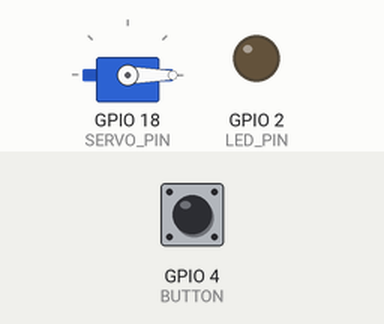
Bench run of a sketch on a simulated ESP32. Parts: servo, output pins drawn as LEDs (lit = HIGH). Inputs (shaded band) come from the test bench; at power-on: GPIO 4 (BUTTON) HIGH. WiFi joins after 1.5 s; servers stay silent unless stated; what the sketch prints to the serial monitor is not drawn.

Above: at 3.0 s.
3.1 s: GPIO 4 (BUTTON) pulled LOW for 3.2 s
At 7.3 s:
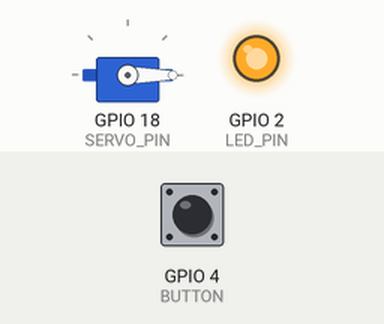
7.8 s: GPIO 4 (BUTTON) pulled LOW for 1 s
At 8.4 s:
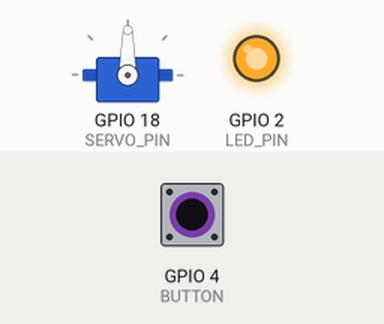
Timing chart, 0 to 16.8 s (numbered marks = the images above; inputs shaded):
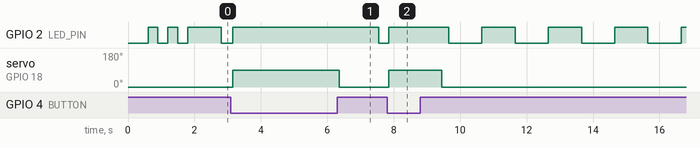

Measured:
- after the input at 3.1 s, servo on GPIO 18 (SERVO_PIN): 0° → 90° after 0.05 s, → 0° 3.2 s later
- after the input at 7.8 s, servo on GPIO 18 (SERVO_PIN): 0° → 90° after 0.05 s, → 0° 1.6 s later
- by itself, GPIO 2 (LED_PIN): repeats every 2.0 s: LOW 1.0 s, HIGH 1.0 s

The sketch:

dispenser.ino
```cpp
/* ============================================================================
   Smart Hospital Assistant Robot  --  DISPENSER firmware
   Board: ESP32 DevKit V1 (30-pin)   |   Arduino core for ESP32
   ----------------------------------------------------------------------------
   WHAT THE DISPENSER DOES
     - Waits for the PC (or an optional button) to trigger a drop
     - Opens the SG90 gate, holds briefly, closes it again
     - Reports ready / busy over a small REST API
     - Blinks the onboard LED as a heartbeat so you can see it is alive

   ENDPOINTS
     /drop     open the gate, hold, close   (ignored while already busy)
     /status   JSON: {"state":"ready"|"busy"}
     /         plain-text help

   HARDWARE NOTES (must match your wiring)
     - This unit is stationary: power it from a 5V 2A USB adapter into VIN,
       not a LiPo.
     - Servo: GPIO18 -> servo orange (signal), red -> 5V, brown -> GND.
       No level shifter on this board (SG90 triggers fine on 3.3V PWM).
     - Onboard blue LED is GPIO2 (heartbeat). No wiring needed.
     - Optional manual button: GPIO4 -> button -> GND, uses INPUT_PULLUP.
     - Uses millis(), never delay(), so the web server stays responsive.
   ============================================================================ */

#include <WiFi.h>
#include <WebServer.h>
#include <ESP32Servo.h>

/* ---------- 1. USER CONFIG -------------------------------------------------- */
const char* WIFI_SSID = "";      // TODO: set your network name
const char* WIFI_PASS = "";      // TODO: set your password

// Static IP. MUST differ from the car (192.168.0.51) and the cam.
IPAddress DISP_IP (192, 168, 0, 52);
IPAddress GATEWAY (192, 168, 0, 1);
IPAddress SUBNET  (255, 255, 255, 0);
IPAddress DNS1    (192, 168, 0, 1);

/* ---------- 2. PIN MAP ------------------------------------------------------ */
const int SERVO_PIN = 18;   // gate servo signal
const int LED_PIN   = 2;    // onboard blue LED (heartbeat)
const int BUTTON    = 4;    // optional manual drop button -> GND

/* ---------- 3. TUNING (set the angles to YOUR gate) ------------------------ */
const int GATE_CLOSED = 0;     // TODO: set your CLOSED angle (placeholder)
const int GATE_OPEN   = 90;    // TODO: set your OPEN angle (placeholder)

const unsigned long DROP_HOLD_MS = 800;    // how long the gate stays open
const unsigned long BTN_DEBOUNCE_MS = 50;

/* ---------- 4. STATE -------------------------------------------------------- */
enum State { READY, DROPPING };
State state = READY;

unsigned long tDrop = 0;         // when the current drop began
volatile bool cmdDrop = false;   // set by /drop or the button

// heartbeat
unsigned long tBlink = 0;
bool ledState = false;

// button debounce
int  lastBtnReading = HIGH;
unsigned long tBtnChange = 0;

Servo gateServo;
WebServer server(80);

/* ---------- 5. SERVO HELPERS ----------------------------------------------- */
void gateClose() { gateServo.write(GATE_CLOSED); }
void gateOpen()  { gateServo.write(GATE_OPEN);   }

/* ---------- 6. WEB API ------------------------------------------------------ */
void handleStatus() {
  String s = (state == READY) ? "ready" : "busy";
  server.send(200, "application/json", "{\"state\":\"" + s + "\"}");
}

void handleDrop() {
  if (state != READY) { server.send(409, "text/plain", "busy"); return; }
  cmdDrop = true;
  server.send(200, "text/plain", "ok");
}

void handleRoot() {
  server.send(200, "text/plain", "Dispenser online. /drop  /status");
}

void setupServer() {
  server.on("/",       handleRoot);
  server.on("/drop",   handleDrop);
  server.on("/status", handleStatus);
  server.begin();
}

/* ---------- 7. SETUP -------------------------------------------------------- */
void setup() {
  Serial.begin(115200);
  delay(300);

  pinMode(LED_PIN, OUTPUT); digitalWrite(LED_PIN, LOW);
  pinMode(BUTTON, INPUT_PULLUP);

  gateServo.setPeriodHertz(50);
  gateServo.attach(SERVO_PIN, 500, 2400);
  gateClose();                         // start closed

  WiFi.mode(WIFI_STA);
  WiFi.config(DISP_IP, GATEWAY, SUBNET, DNS1);
  WiFi.begin(WIFI_SSID, WIFI_PASS);
  Serial.print("WiFi connecting");
  unsigned long t0 = millis();
  while (WiFi.status() != WL_CONNECTED && millis() - t0 < 20000) {
    delay(300); Serial.print(".");
    digitalWrite(LED_PIN, !digitalRead(LED_PIN));   // fast blink while connecting
  }
  digitalWrite(LED_PIN, LOW);
  if (WiFi.status() == WL_CONNECTED) {
    Serial.print("\nDispenser IP: "); Serial.println(WiFi.localIP());
  } else {
    Serial.println("\nWiFi FAILED - check SSID/PASS/IP. Continuing offline.");
  }

  setupServer();
  state = READY;
  Serial.println("Dispenser ready. State: READY");
}

/* ---------- 8. BUTTON (optional) ------------------------------------------- */
void pollButton() {
  int reading = digitalRead(BUTTON);       // LOW = pressed (INPUT_PULLUP)
  if (reading != lastBtnReading) {
    tBtnChange = millis();
    lastBtnReading = reading;
  }
  if (reading == LOW && (millis() - tBtnChange) > BTN_DEBOUNCE_MS) {
    if (state == READY) cmdDrop = true;    // same effect as /drop
  }
}

/* ---------- 9. HEARTBEAT ---------------------------------------------------- */
void heartbeat() {
  unsigned long now = millis();
  // solid ON while dropping; slow 1 Hz blink while ready
  if (state == DROPPING) { digitalWrite(LED_PIN, HIGH); return; }
  if (now - tBlink >= 1000) {
    tBlink = now; ledState = !ledState;
    digitalWrite(LED_PIN, ledState);
  }
}

/* ---------- 10. MAIN LOOP --------------------------------------------------- */
void loop() {
  server.handleClient();
  pollButton();
  heartbeat();
  unsigned long now = millis();

  switch (state) {

    case READY:
      if (cmdDrop) {
        cmdDrop = false;
        gateOpen();
        tDrop = now;
        state = DROPPING;
        Serial.println("drop: gate open");
      }
      break;

    case DROPPING:
      if (now - tDrop >= DROP_HOLD_MS) {
        gateClose();
        state = READY;
        Serial.println("drop: gate closed, ready");
      }
      break;
  }
}
```
